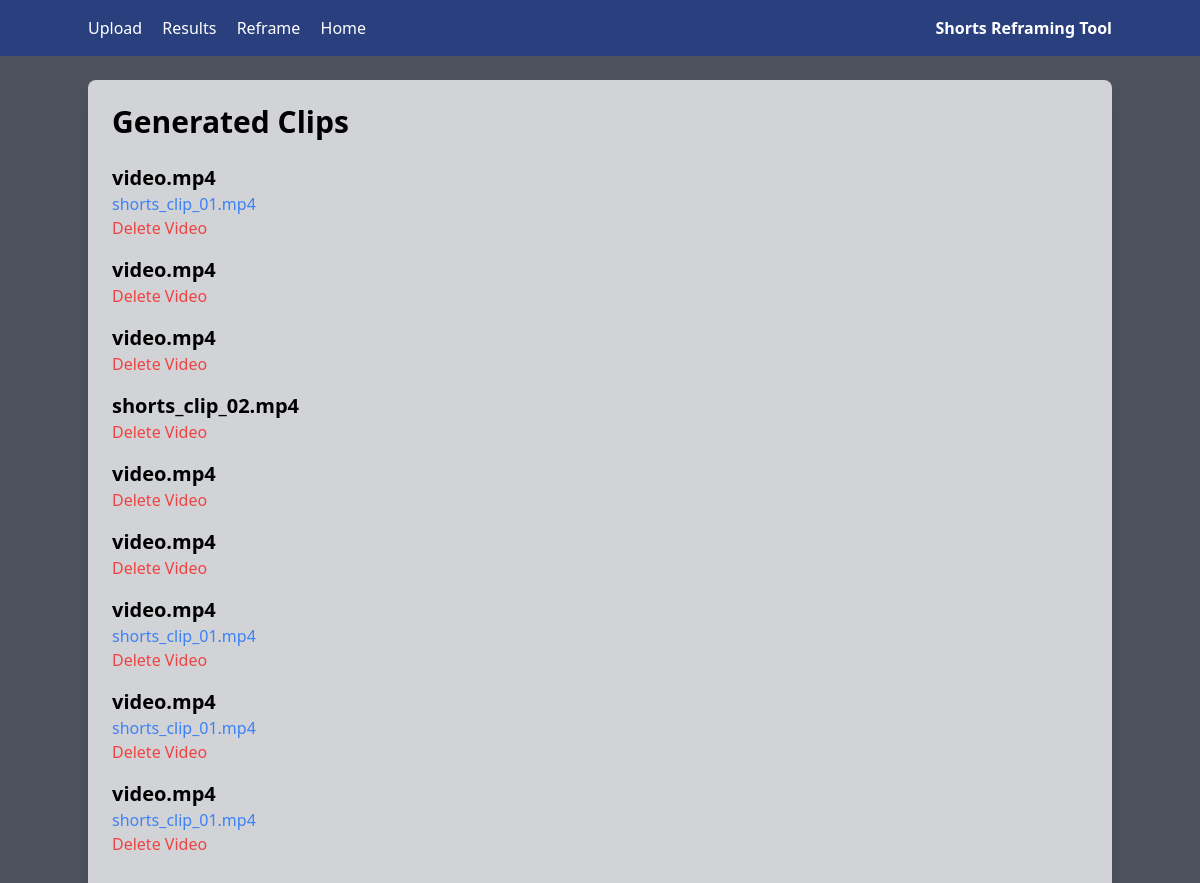
The page /result on the database its author committed.
### models.py (models this page shows, shortened)
class Video(db.Model):
    id = db.Column(db.Integer, primary_key=True)
    filename = db.Column(db.String(255), nullable=False)
    upload_time = db.Column(db.DateTime, nullable=False)
    output_dir = db.Column(db.String(255), nullable=False)

class Clip(db.Model):
    id = db.Column(db.Integer, primary_key=True)
    video_id = db.Column(db.Integer, db.ForeignKey('video.id'), nullable=False)
    clip_filename = db.Column(db.String(255), nullable=False)
    clip_duration = db.Column(db.Integer, nullable=False)
    video = db.relationship("Video", backref=db.backref("clips", cascade="all, delete-orphan", lazy=True))

### app.py (the view)
@app.route('/result')
def result():
    videos = Video.query.all()
    return render_template('result.html', videos=videos)

### Templates/result.html
{% extends "layout.html" %}
{% block content %}
<h1 class="text-3xl font-bold">Generated Clips</h1>
<ul class="mt-6">
    {% for video in videos %}
    <li class="mb-4">
        <h2 class="text-xl font-bold">{{ video.filename }}</h2>
        <ul>
            {% for clip in video.clips %}
            <li>
                <a href="{{ url_for('download_clip', video_id=video.id, clip_filename=clip.clip_filename) }}" class="text-blue-500 hover:underline">{{ clip.clip_filename }}</a>
            </li>
            {% endfor %}
        </ul>
        <a href="{{ url_for('delete_video', video_id=video.id) }}" class="text-red-500 hover:underline">Delete Video</a>
    </li>
    {% endfor %}
</ul>
{% endblock %}

### Templates/layout.html (shortened to what this page needs)
<!DOCTYPE html>
<html lang="en">
<head>
    <link href="https://cdn.jsdelivr.net/npm/tailwindcss@2.2.19/dist/tailwind.min.css" rel="stylesheet">
</head>
<body class="bg-gray-900 bg-opacity-75">
    <nav class="bg-blue-900 bg-opacity-75 text-white p-4">
        <div class="container mx-auto flex justify-between items-center">
            <div>
                <a href="{{ url_for('upload_video') }}" class="hover:underline">Upload</a>
                <a href="{{ url_for('result') }}" class="hover:underline ml-4">Results</a>
                <a href="{{ url_for('Reframe') }}" class="hover:underline ml-4">Reframe</a>
                <a href="{{ url_for('home') }}" class="hover:underline ml-4">Home</a>
            </div>
            <b>Shorts Reframing Tool</b>
        </div>
    </nav>
    <div class="container mx-auto mt-6">
        <div class="bg-white bg-opacity-75 p-6 rounded-lg shadow-lg">
            {% block content %}{% endblock %}
        </div>
    </div>
</body>
</html>

### Templates/layout.html (style rules this page uses)
body { background-image: url('https://source.unsplash.com/random/1920x1080'); background-size: cover; background-repeat: no-repeat; background-attachment: fixed; }

### rows shown on the page
Video: filename "video.mp4"
Clip: clip_filename "shorts_clip_01.mp4"
Video: filename "video.mp4"
Video: filename "video.mp4"
Video: filename "shorts_clip_02.mp4"
Video: filename "video.mp4"
Video: filename "video.mp4"
Video: filename "video.mp4"
Clip: clip_filename "shorts_clip_01.mp4"
Video: filename "video.mp4"
Clip: clip_filename "shorts_clip_01.mp4"
Video: filename "video.mp4"
Clip: clip_filename "shorts_clip_01.mp4"
